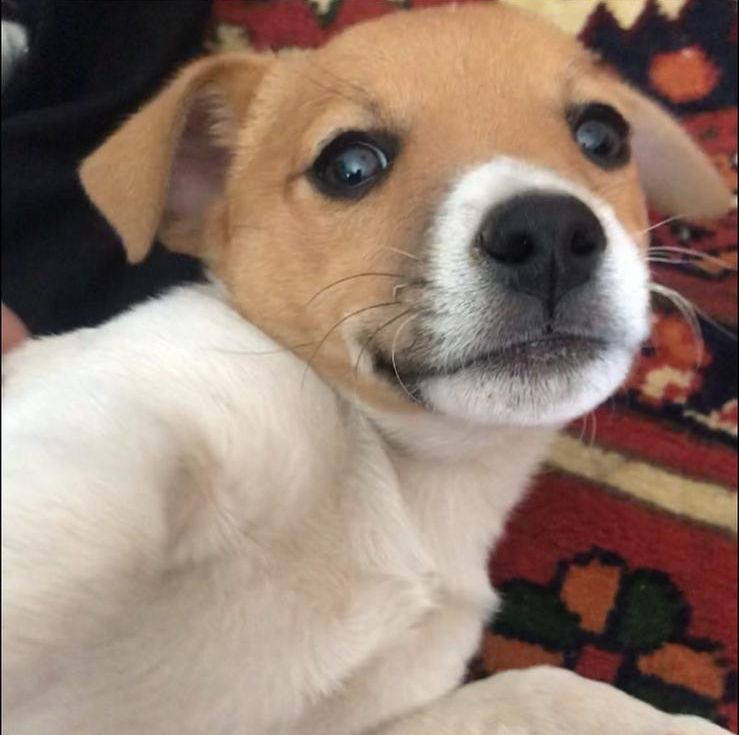
%> input picture Biccy.jpg, 739 x 735 px
$ octave greyscale_colouring_kernel_loop.m   (GNU Octave 9; MATLAB toolbox functions it lacks are replaced by stand-ins)
%> lines starting %> are read from the running program, lines starting %| are printed output that depends on the picture
% MultiKernelPixelHolo.m
% Generate holograms from edge pixels using different kernel sizes

clear; clc;

% --- Load grayscale image ---
filename = 'Biccy.jpg';
[~, name, ~] = fileparts(filename);  % name = 'Biccy'
img = im2double(imread(filename));
if size(img, 3) > 1
    img = rgb2gray(img);
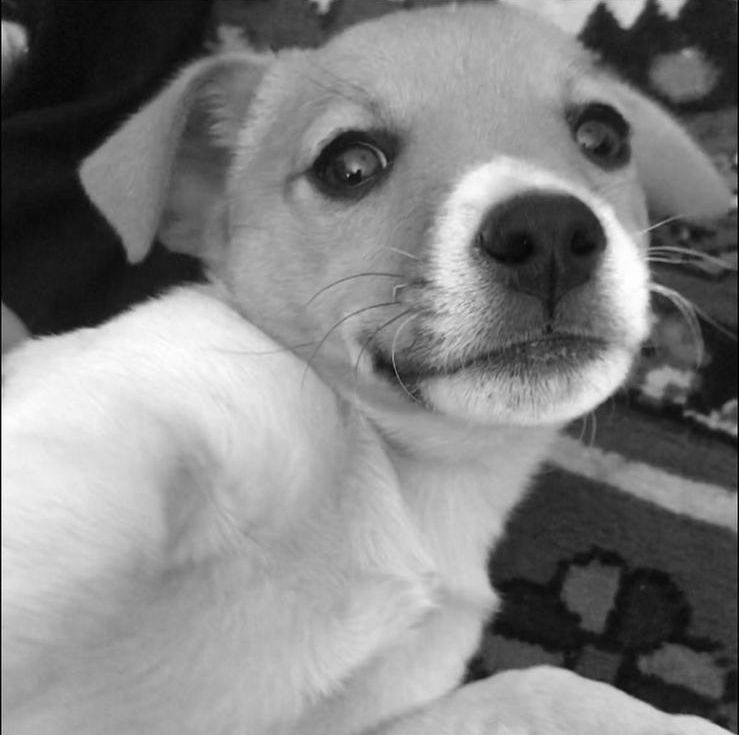
%> img: size 735x739 double; min 0, max 1, mean 0.511
end
[M, N] = size(img);
%> M = 735; N = 739


% --- Create output folder ---
outdir = 'HologramOutputs';
if ~exist(outdir, 'dir')
    mkdir(outdir);
end

% --- Edge detection (original size) ---
edges = edge(img, 'Canny');
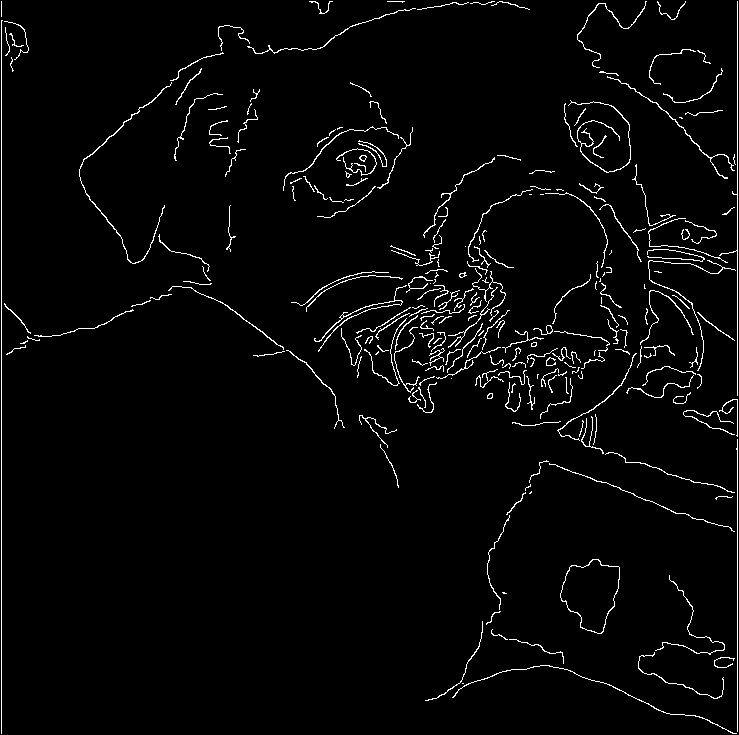
%> edges: size 735x739 logical; 2.8% white in thin lines or dots
[rowIdx, colIdx] = find(edges);  % Edge coordinates
%> rowIdx = 15367 values from 2 to 734; colIdx = 15367 values from 2 to 738

% --- Kernel sizes to loop over ---
kernel_sizes = 1:10;

% --- Loop over each kernel size ---
%> (the run ends here)
